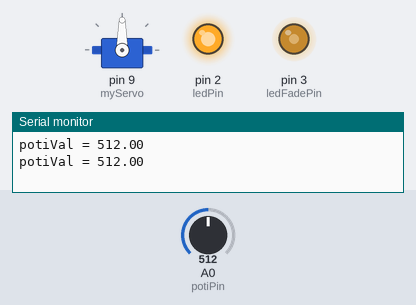
This sketch was run on a simulated Arduino Uno, built with avr-gcc and run on an emulated ATmega328P. On the bench: servo, output pins drawn as LEDs (lit = HIGH), the last lines printed to the serial monitor. Dashed ring = blinking. Inputs (shaded band) come from the test bench; at power-on: A0 (potiPin) = 512.

Above: at 1.8 s.
1.9 s: A0 (potiPin) set to 122
At 2.47 s:
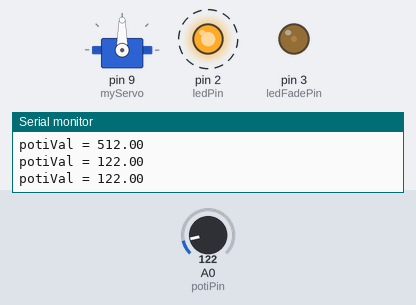
5.4 s: A0 (potiPin) set to 716
At 8.1 s:
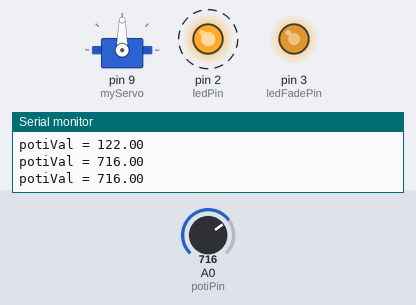
9.5 s: A0 (potiPin) set to 900
At 11.3 s:
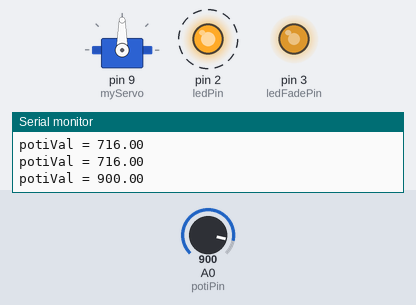
Timing chart, 0 to 19.6 s (numbered marks = the images above; inputs shaded):
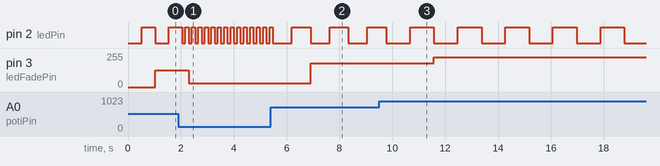

Measured:
- after the input at 1.9 s, pin 2 (ledPin): alternates HIGH for 0.12 s and LOW for 0.12 s, starting after 0.27 s; pin 3 (ledFadePin): 127/255 → 30/255 after 0.39 s
- after the input at 5.4 s, pin 2 (ledPin): alternates HIGH for 0.72 s and LOW for 0.72 s, starting after 0.79 s; pin 3 (ledFadePin): 30/255 → 178/255 after 1.5 s
- after the input at 9.5 s, pin 2 (ledPin): alternates HIGH for 0.90 s and LOW for 0.90 s, starting after 1.2 s; pin 3 (ledFadePin): 178/255 → 224/255 after 2.1 s

The sketch:

sketch_nov06b.ino
```cpp
#include <Servo.h>

#define potiPin 0
#define ledPin 2
#define ledFadePin 3

// Servomotor Objekt erstellen
Servo myServo;

void setup() {

  pinMode(ledPin, OUTPUT);

  // Servo an pin 9 definieren
  myServo.attach(9);

  Serial.begin(4800);
}

void loop() {

  // servo auf 90 grad stellen
  myServo.write(90);

  //analogRead -> int 0 - 1023
  float potiVal = analogRead(potiPin);

  Serial.print("potiVal = ");
  Serial.println(potiVal);

  // blink - speed -> potiValue
  delay(potiVal); // frameRate 60 fps
  digitalWrite(ledPin, HIGH);

  delay(potiVal);
  digitalWrite(ledPin, LOW);

  // map wertebereich potival: von 0 - 1023 auf 0 - 255
  float fadeVal = map(potiVal, 0, 1023, 0, 255);
  analogWrite(ledFadePin, fadeVal);

}
```
